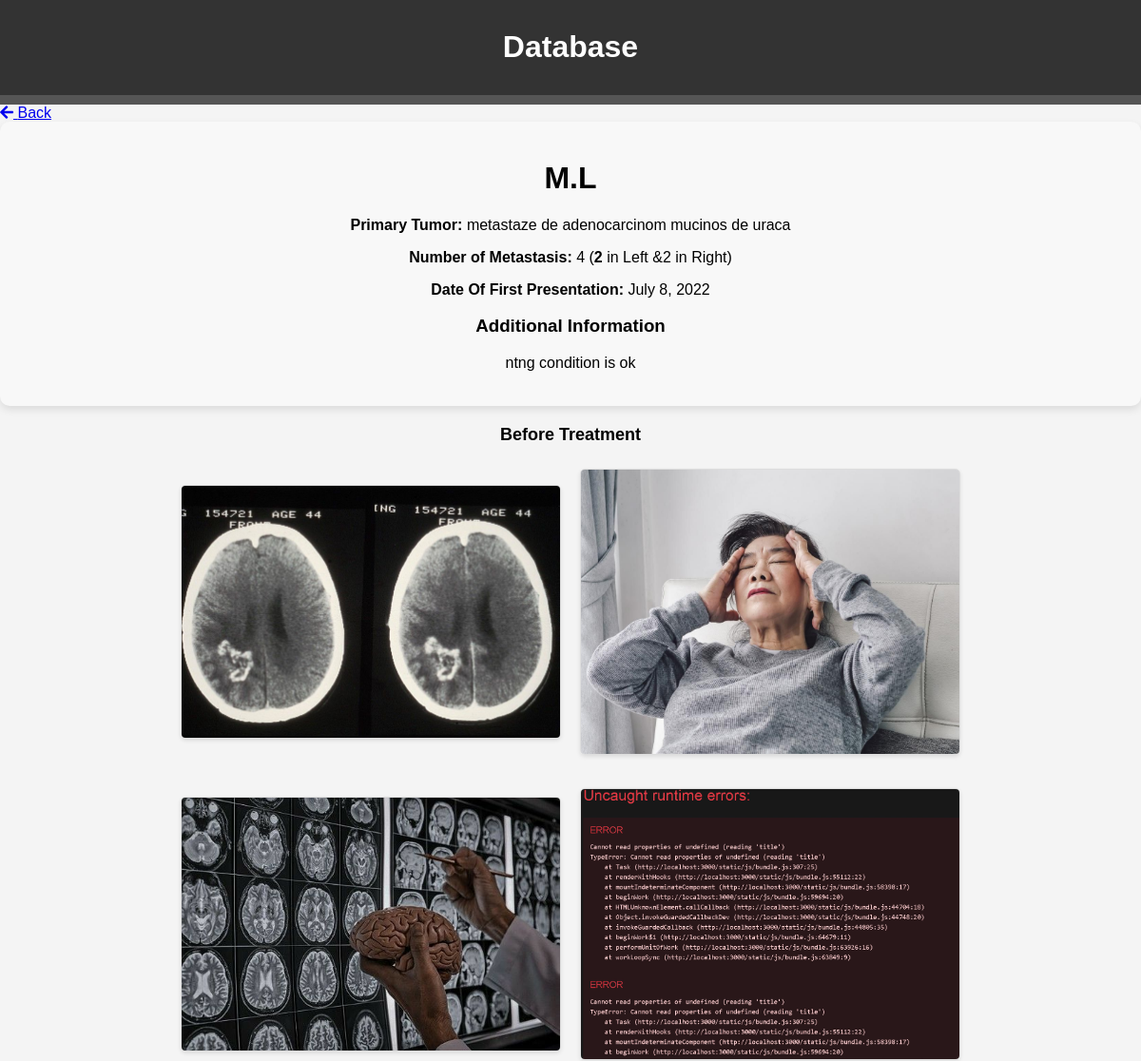
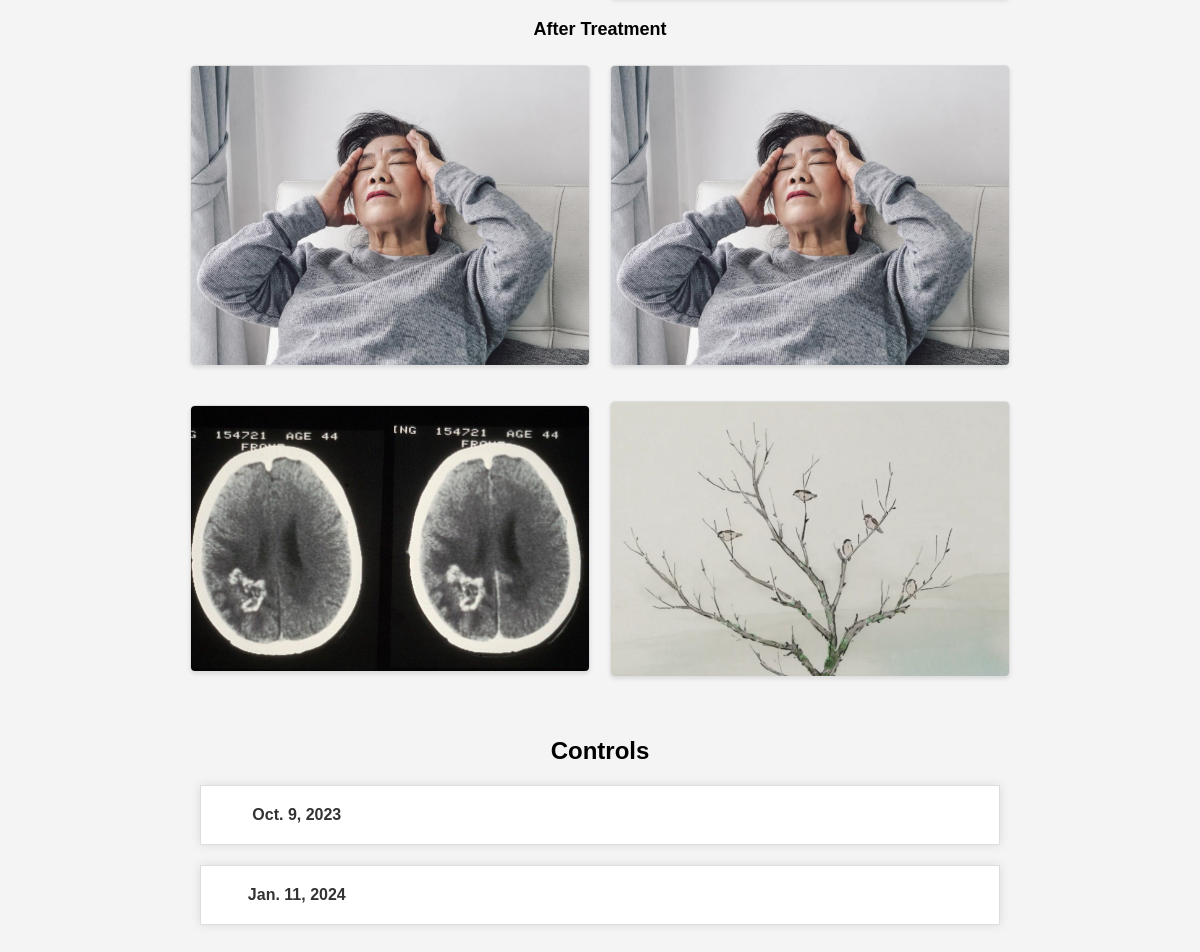
The app's page /patient/18/ (signed in) with its own data (2 pictures, top to bottom).
### details/models.py (models this page shows, shortened)
class Patient(models.Model):
    SEX_CHOICES = [('M', 'Male'),('F', 'Female'),('O', 'Other'),]
    LUNG_CHOICES = [('L', 'Left Lung'), ('R', 'Right Lung') , ('B', 'Both Lungs')]
    first_name = models.CharField(max_length=100)
    last_name = models.CharField(max_length=100)
    primary_tumor = models.CharField(max_length=100)
    lung_option = models.CharField(max_length=1, choices=LUNG_CHOICES, blank=True, null=True)
    num_metastasis_left = models.PositiveIntegerField(blank=True, null=True)
    num_metastasis_right = models.PositiveIntegerField(blank=True, null=True)
    date_of_first_presentation = models.DateField(blank=True, null=True)
    ct_images_before = models.ManyToManyField('PatientImage', related_name='before_images', blank=True)
    ct_images_after = models.ManyToManyField('PatientImage', related_name='after_images', blank=True)
    mark_for_study = models.BooleanField(default=False)  # Add this field
    controls = models.ManyToManyField('Control', related_name='patient_controls', blank=True)
    sex = models.CharField(max_length=1, choices=SEX_CHOICES, blank=True, null=True)
    date_of_birth = models.DateField(blank=True, null=True)

class PatientAdditionalInfo(models.Model):
    patient = models.OneToOneField(Patient, on_delete=models.CASCADE)
    text_info = models.TextField()

class PatientImage(models.Model):
    patient = models.ForeignKey(Patient, on_delete=models.CASCADE)
    image = models.ImageField(upload_to='ct_images/', blank=True)

class Control(models.Model):
    patient = models.ForeignKey(Patient, on_delete=models.CASCADE)
    date = models.DateField()
    details = models.TextField()

### details/views.py (the view)
# urls.py: path('patient/<int:patient_id>/', views.patient_detail, name='patient_detail'),
@login_required
def patient_detail(request, patient_id):
    patient = Patient.objects.get(id=patient_id)
    controls_queryset = Control.objects.filter(patient=patient)
    return render(request, 'patient.html', {'controls_queryset': controls_queryset, 'patient': patient})

### templates/patient.html (shortened to what this page needs)
     {% extends 'base.html' %}
     {% block content %}
         <link rel="stylesheet" href="https://cdnjs.cloudflare.com/ajax/libs/font-awesome/5.15.3/css/all.min.css">
     <div class="patient-detail">
            <a href="{% url 'patients_info' %}" class="btn btn-secondary">
                <i class="fas fa-arrow-left"></i> Back
            </a>
            <div class="patient-info-box">
                <h1>{{ patient.first_name|first }}.{{ patient.last_name|first }}</h1>
                <p><strong>Primary Tumor:</strong> {{ patient.primary_tumor }}</p>
                <p><strong>Number of Metastasis:</strong> {{ patient.num_metastasis_left|default:0|add:patient.num_metastasis_right|default:0 }} (<strong>{{ patient.num_metastasis_left}}</strong> in Left &{{ patient.num_metastasis_left}}</strong> in Right)</p>
                <p><strong>Date Of First Presentation:</strong> {{ patient.date_of_first_presentation }}</p>
                {% if patient.patientadditionalinfo %}
                <h3>Additional Information</h3>
                <p>{{ patient.patientadditionalinfo.text_info }}</p>
                {% endif %}
            </div>
         {% if patient.num_metastasis_left or patient.num_metastasis_right%}
             <div class="image-gallery">
                 <div class="img-heading">Before Treatment</div>
                 {% for before_image in patient.ct_images_before.all %}
                     <div class="image-set">
                         <img src="{{ before_image.image.url }}" alt="Before Treatment">
                     </div>
                 {% endfor %}
             </div>
             <div class="image-gallery">
                 <div class="img-heading">After Treatment</div>
                 {% for after_image in patient.ct_images_after.all %}
                     <div class="image-set">
                         <img src="{{ after_image.image.url }}" alt="After Treatment">
                     </div>
                 {% endfor %}
             </div>
         {% endif %}
     </div>
<div class="controls">
    <h2>Controls</h2>
    <ul class="timeline">
        {% for control in controls_queryset %}
        <li class="timeline-item">
            <div class="date">{{ control.date }}</div>
        </li>
    {% endfor %}
    </ul>
</div>
     {% endblock %}

### templates/base.html (style rules this page uses)
body { background-color: #f4f4f4; margin: 0; padding: 0; font-family: Arial, sans-serif; }

### templates/patient.html (style rules this page uses)
.timeline { list-style: none; padding: 0; margin: 0; }
.timeline-item { display: flex; align-items: center; cursor: pointer; }
.timeline-item .date { width: 150px; }
.patient-info-box { background-color: #f8f8f8; border-radius: 10px; box-shadow: 0 4px 8px rgba(0, 0, 0, 0.1); padding: 20px; margin-bottom: 20px; text-align: center; }
.image-gallery { display: flex; flex-wrap: wrap; justify-content: center; }
.image-set { display: flex; align-items: center; margin: 10px; width: 33.33%; }
.image-set img { max-width: 100%; height: 200px; border: 1px solid #ddd; border-radius: 8px; box-shadow: 0 2px 4px rgba(0, 0, 0, 0.1); object-fit: cover; }
.img-heading { width: 100%; text-align: center; margin-bottom: 10px; font-weight: bold; font-size: 18px; }
.controls { text-align: center; }
.controls h2 { margin-bottom: 20px; }
.timeline { list-style: none; padding: 0; }
.timeline-item { margin-bottom: 20px; cursor: pointer; }
.image-gallery img { max-width: 100%; height: auto; margin-bottom: 10px; }
.controls { max-width: 800px; margin: 0 auto; padding: 20px; font-family: 'Arial', sans-serif; }
.timeline-item { border: 1px solid #ddd; margin-bottom: 20px; padding: 20px; background-color: #fff; box-shadow: 0 0 10px rgba(0, 0, 0, 0.1); transition: box-shadow 0.3s ease; }
.date { font-weight: bold; color: #333; }
.image-set { margin-top: 15px; }
.image-set img { max-width: 100%; height: auto; border: 1px solid #ddd; border-radius: 5px; }
.timeline-item { border: 1px solid #ddd; margin-bottom: 20px; display: flex; align-items: center; background-color: #fff; box-shadow: 0 0 10px rgba(0, 0, 0, 0.1); transition: box-shadow 0.3s ease; }
.date { font-weight: bold; color: #333; flex-basis: 20%; text-align: center; }
.image-gallery { flex-basis: 30%; text-align: center; }
.image-set img { max-width: 70%; height: auto; border: 1px solid #ddd; border-radius: 5px; }
.image-set img { max-width: 100%; min-width: 50px; height: auto; border: 1px solid #ddd; border-radius: 5px; }

### records on screen
Patient: first_name|first "M", last_name|first "L", primary_tumor "metastaze de adenocarcinom mucinos de uraca", num_metastasis_left|add "4", num_metastasis_left "2", date_of_first_presentation "July 8, 2022", patientadditionalinfo.text_info "ntng condition is ok"
PatientImage: image (picture)
PatientImage: image (picture)
PatientImage: image (picture)
PatientImage: image (picture)
PatientImage: image (picture)
PatientImage: image (picture)
PatientImage: image (picture)
PatientImage: image (picture)
Control: date "Oct. 9, 2023"
Control: date "Jan. 11, 2024"
